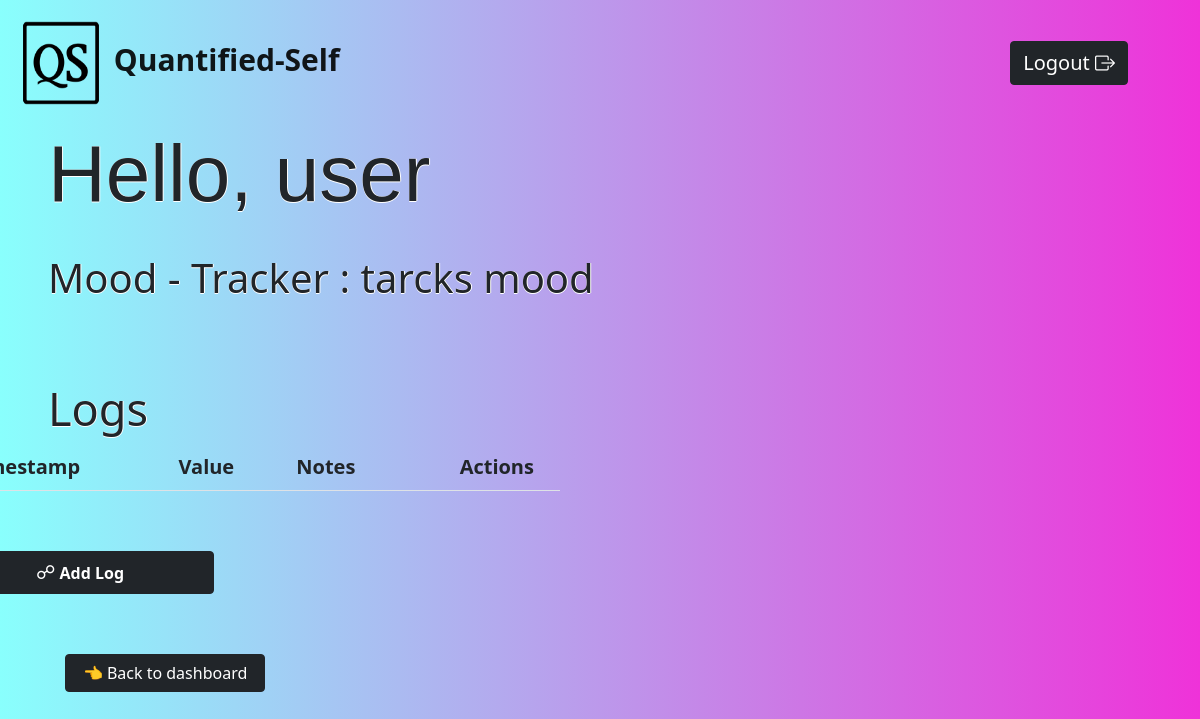
Page /logs/4 on the committed database.
### app.py (models this page shows, shortened)
class User(db.Model, UserMixin):
    __tablename__ = 'user'
    user_id = db.Column(db.Integer, primary_key=True, autoincrement=True)
    username = db.Column(db.String, nullable=False, unique=True)
    password = db.Column(db.String, nullable=False)
    trackers = db.relationship("Tracker")

class Tracker(db.Model):
    __tablename__ = 'tracker'
    tracker_id = db.Column(db.Integer, primary_key=True, autoincrement=True)
    user_id = db.Column(db.Integer, db.ForeignKey("user.user_id"), nullable=False)
    tracker_name = db.Column(db.String, nullable=False)
    description = db.Column(db.String, nullable=False)
    tracker_type = db.Column(db.String, nullable=False)
    options = db.Column(db.String, nullable=True, default=None)
    logs = db.relationship('Log')

### app.py (the view, shortened to what this page needs)
@app.route("/logs/<int:tid>", methods=["GET", "POST"])
def logs(tid):
    track = Tracker.query.filter_by(tracker_id=tid).first()
    trackers=User.query.filter_by(user_id=track.user_id).first()
    if request.method == "GET":
        loggers=Log.query.filter_by(tracker_id=tid).all()
        if track.tracker_type == "Numerical":
            num_graph(tid, loggers)
        return render_template("logs.html", track=track,c=trackers, d=trackers.trackers, loggers=loggers)
    return render_template("logs.html", track=track,c=trackers, loggers=loggers)

### templates/logs.html (shortened to what this page needs)
<!DOCTYPE html>
<html lang="en">
<head>
    <link href="https://cdn.jsdelivr.net/npm/bootstrap@5.1.3/dist/css/bootstrap.min.css" rel="stylesheet"
>
    <link rel="stylesheet" href="https://cdn.jsdelivr.net/npm/bootstrap-icons@1.8.1/font/bootstrap-icons.css">
    <link rel="stylesheet" type="text/css" href="{{ url_for('static' ,filename='style.css') }}">
</head>
<body class="bg-Logs">
    <nav class="navbar navbar-light ">
        <div class="container mx-1 ">
            <a class="navbar-brand" style="font-size: 30px;" href="/dashboard/{{c.user_id}}">
                <img src="{{ url_for('static' ,filename='QS logo.png') }}" alt="" width="90" height="100"
                    class="d-inline-block align-text-middle">
                <b> Quantified-Self </b>
            </a>
            <a class="btn btn-dark btn-block mx-1" style="font-size:20px;" href="/logout">Logout <i
                    class="bi bi-box-arrow-right"></i></a>
        </div>
    </nav>
    <h1 class="display-4 mx-5"
        style="font-family: 'Franklin Gothic Medium', 'Arial Narrow', Arial, sans-serif; font-size: 80px;"> Hello,
        {{c.username}}</h1>
    <br>
    <h1 class="mx-5">{{track['tracker_name']}} - Tracker : {{track['description']}}</h1><br>
    <br><br>
    <h1 class="mx-5" style="font-size: 45px;">Logs</h1>
    <table class="container table table table-striped table-hover" style="width:50%; position: relative; left: -340px;">
        <thead>
            <tr style="font-size: 20px;">
                <th scope="col">Timestamp</th>
                <th scope="col">Value</th>
                <th scope="col">Notes</th>
                <th scope="col" style="position: relative; left:40px;">Actions</th>
            </tr>
        </thead>
    </table><br>
    <div style="text-align: center; position: relative; bottom: -20px; left: -520px;"
        class="d-grid gap-2 col-3 mx-auto">
        <button type="submit" class="btn btn-dark btn-block mx-3" data-bs-toggle="modal" data-bs-target="#logModal">
            <span style="font-size:120%;color:white;">&#9741;</span> <b> Add Log
            </b> </button>
    </div>
    <a href="/dashboard/{{track['user_id']}}" class="container btn btn-dark col-2"
        style="position: relative; bottom: -80px; left: 65px;"> 👈 Back to dashboard</a>
</body>
</html>

### static/style.css (style rules this page uses)
.bg-Logs { background: #ef32d9; background: -webkit-linear-gradient(to right, #89fffd, #ef32d9); background: linear-gradient(to right, #89fffd, #ef32d9); }
h1 { text-shadow: 0 1px white, 1px 0 white, 0 0px white; }

### rows in the picture
User: username "user"
Tracker: tracker_name "Mood", description "tarcks mood"
